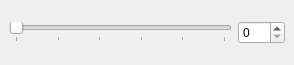
<?xml version="1.0" encoding="UTF-8"?>
<ui version="4.0">
 <class>RasterTransparencyDockWidget</class>
 <widget class="QDockWidget" name="RasterTransparencyDockWidget">
  <property name="geometry">
   <rect>
    <x>0</x>
    <y>0</y>
    <width>294</width>
    <height>65</height>
   </rect>
  </property>
  <property name="windowTitle">
   <string>Raster Transparency</string>
  </property>
  <widget class="QWidget" name="dockWidgetContents">
   <layout class="QHBoxLayout" name="horizontalLayout">
    <item>
     <widget class="QSlider" name="slider">
      <property name="minimum">
       <number>0</number>
      </property>
      <property name="maximum">
       <number>100</number>
      </property>
      <property name="value">
       <number>0</number>
      </property>
      <property name="orientation">
       <enum>Qt::Horizontal</enum>
      </property>
      <property name="tickPosition">
       <enum>QSlider::TicksBelow</enum>
      </property>
      <property name="tickInterval">
       <number>20</number>
      </property>
     </widget>
    </item>
    <item>
     <widget class="QSpinBox" name="spinBox">
      <property name="maximum">
       <number>100</number>
      </property>
     </widget>
    </item>
   </layout>
  </widget>
 </widget>
 <resources/>
 <connections/>
</ui>
